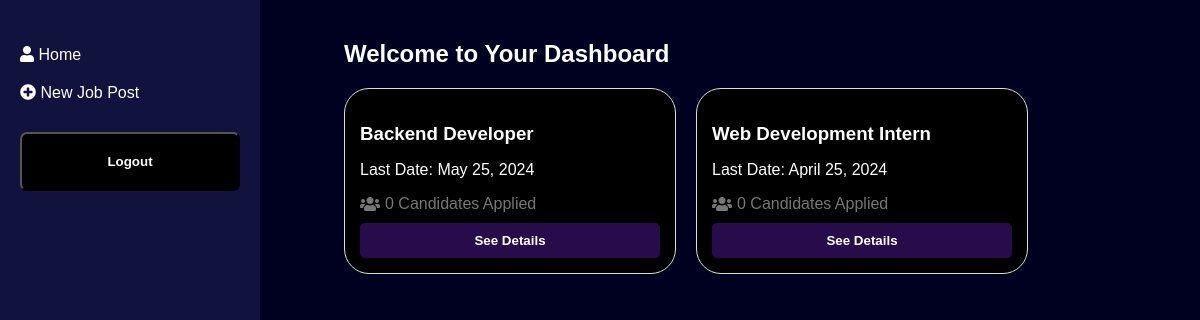
Page /hrdash/ (signed in) on the committed database.
### hr/models.py (models this page shows, shortened)
class JobPost(models.Model):
    user = models.ForeignKey(to=User,on_delete=models.CASCADE)
    title = models.CharField(max_length=200)
    address = models.CharField(max_length=100)
    compnayName = models.CharField(max_length=100)
    salaryLow = models.IntegerField(default=0)
    salaryHigh = models.IntegerField(default=0)
    applyCount =  models.IntegerField(default=0)
    lastDateToApply = models.DateField()

### hr/views.py (the view)
# urls.py: path('hrdash/',views.hrHome,name='hrdash'),
@login_required
def hrHome(request):
    jobposts = JobPost.objects.filter(user=request.user)
    return render(request,'hr/hrdash.html',{'jobposts':jobposts})

### hr/templates/hr/hrdash.html (shortened to what this page needs)
{% load static %}
<!DOCTYPE html>
<html lang="en">
<head>
  <link rel="stylesheet" href="https://cdnjs.cloudflare.com/ajax/libs/font-awesome/5.15.3/css/all.min.css">
  <link rel="stylesheet" href="{% static 'css/style_hrdash.css' %}">
</head>
<body>
  <div class="container">
    {% include "hr/navbar.html" %}
    <div class="content">
      <h2>Welcome to Your Dashboard</h2>
      <div class="job-cards">
        {% for job in jobposts %}
        <div class="job-card">
          <h3>{{job.title}}</h3>
          <p>Last Date: {{job.lastDateToApply}}</p>
          <div class="apply-count">
            <i class="fas fa-users"></i>
            <span>{{job.applyCount}} Candidates Applied</span>
          </div>
          <button class="details-button"><a href="{% url 'candidatedetails' job.id %}" style="text-decoration: none; color: inherit;">See Details</a></button>
        </div>
        {% endfor %}
      </div>
    </div>
  </div>
</body>
</html>

### hr/static/css/style_hrdash.css (style rules this page uses)
body { margin: 0; background-color: rgb(0, 0, 33); color: white; font-family: 'poppins', sans-serif; display: flex; min-height: 100vh; }
.container { display: flex; flex-direction: row; }
.content { flex: 1; padding: 20px; margin-left: 4rem; width: 50rem; }
.job-cards { display: flex; flex-wrap: wrap; gap: 20px; margin-top: 20px; }
.job-card { background-color: black; box-shadow: 0px 2px 8px rgba(0, 0, 0, 0.1); padding: 20px; width: 300px; padding: 15px; position: relative; overflow: hidden; transition: transform 0.2s ease-in-out; border: 1px solid #cce7d0; border-radius: 25px; cursor: pointer; }
.job-card h3 { margin-bottom: 10px; }
.apply-count { display: flex; align-items: center; margin-bottom: 10px; color: #777777; }
.apply-count i { margin-right: 5px; }
.job-card button { display: block; width: 100%; padding: 10px; background-color: rgb(39, 11, 75); border: none; border-radius: 5px; color: white; cursor: pointer; font-weight: bold; transition: background-color 0.3s; }

### rows in the picture
JobPost: title "Backend Developer", lastDateToApply "May 25, 2024", applyCount "0"
JobPost: title "Web Development Intern", lastDateToApply "April 25, 2024", applyCount "0"
